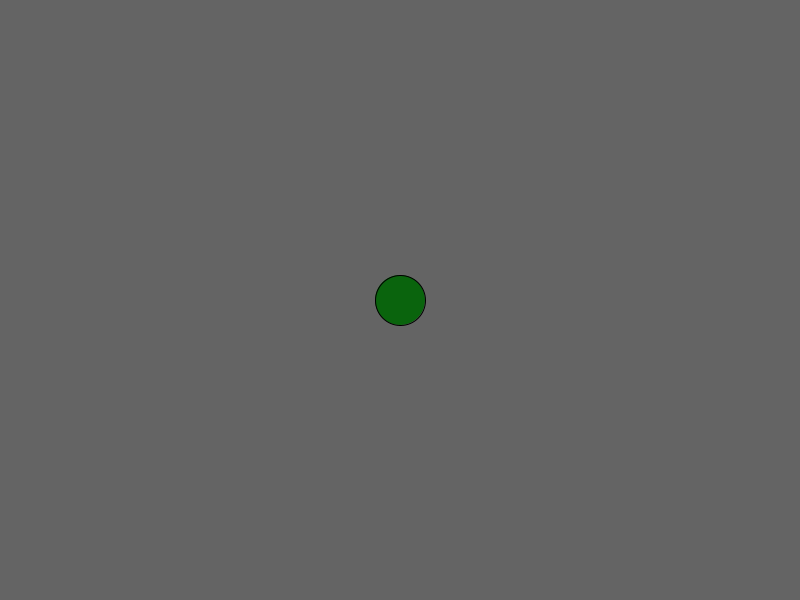
Frame 1 (no input)
Frame 60 (the mouse pressed at the canvas centre just before this capture): identical to frame 1, image omitted
Frame 120 (the mouse held since frame 60 and released just before this capture): identical to frame 1, image omitted

The Processing sketch that drew this single still picture (run headless with seeded random() and noise(); from frame 60 on, the mouse is pressed at the canvas centre):

// Processing sketch: frogger
// ── frogger.pde
int frogX = 400;
int frogY = 300;
int testfrogX = 0;
int testfrogY = 0;
int testfrogNegativeY = 0;
int testfrogNegativeX = 0;
void setup(){
 size(800,600); 
}
void draw(){
  background(100,100,100);
  fill(10,100,13);
  ellipse(frogX,frogY, 50, 50);
   testfrogNegativeY = frogY + 1;
   testfrogY = frogY - 1;
    testfrogNegativeX = frogX + 1;
   testfrogX = frogX - 1;
}

void keyPressed()
{
      if(key == CODED){
            if(keyCode == UP)
            {
                  //Frog Y position goes up
        
                  if (testfrogY > 0 ){
                   frogY = frogY -30; 
                  }
            }
            else if(keyCode == DOWN)
            {
                  //Frog Y position goes down
                 
                  if (testfrogNegativeY < 600 ){
                    frogY += 30;
                  }
            }
            else if(keyCode == RIGHT)
            {
                  //Frog X position goes right
               if (testfrogX < 800 ){
                    frogX += 30;
                  }
            }
            else if(keyCode == LEFT)
            {
                  //Frog X position goes left
                 if (testfrogNegativeX > 0 ){
                    frogX = frogX - 30;
                  }
            }
      }
}
